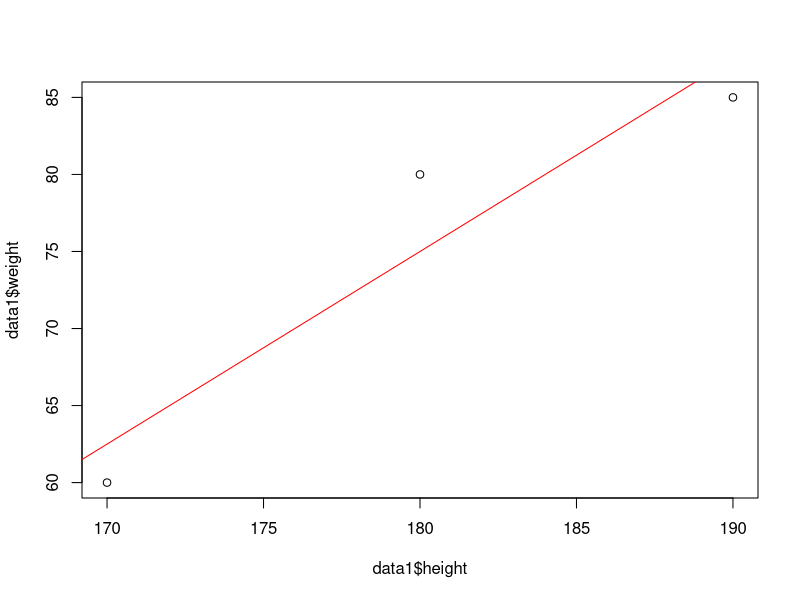

Reproduce this figure in R. (Note: this script raises an error after producing the figure.)
# exercise 1b
data1 = as.data.frame(cbind(c(180,170,190),c(80,60,85)))
names(data1) = c('height', 'weight')
data1
lm1 = lm(data1$weight ~ data1$height)

plot(data1$weight ~ data1$height)
abline(lm1, col = "red")
myvar = var(data1$height)
mycov = cov(data1$height, data1$weight)
1.25 == mycov / myvar

coefficients(lm1)
b0 = -150.00
b1 = 1.25

# 1c
x = 176
y = -150 + 1.25*176

# 1d
y = b0 - b1 * x1 + b2 * x2 + b3 * x3
#lm1 = lm(data1$weight ~ data1$height + )